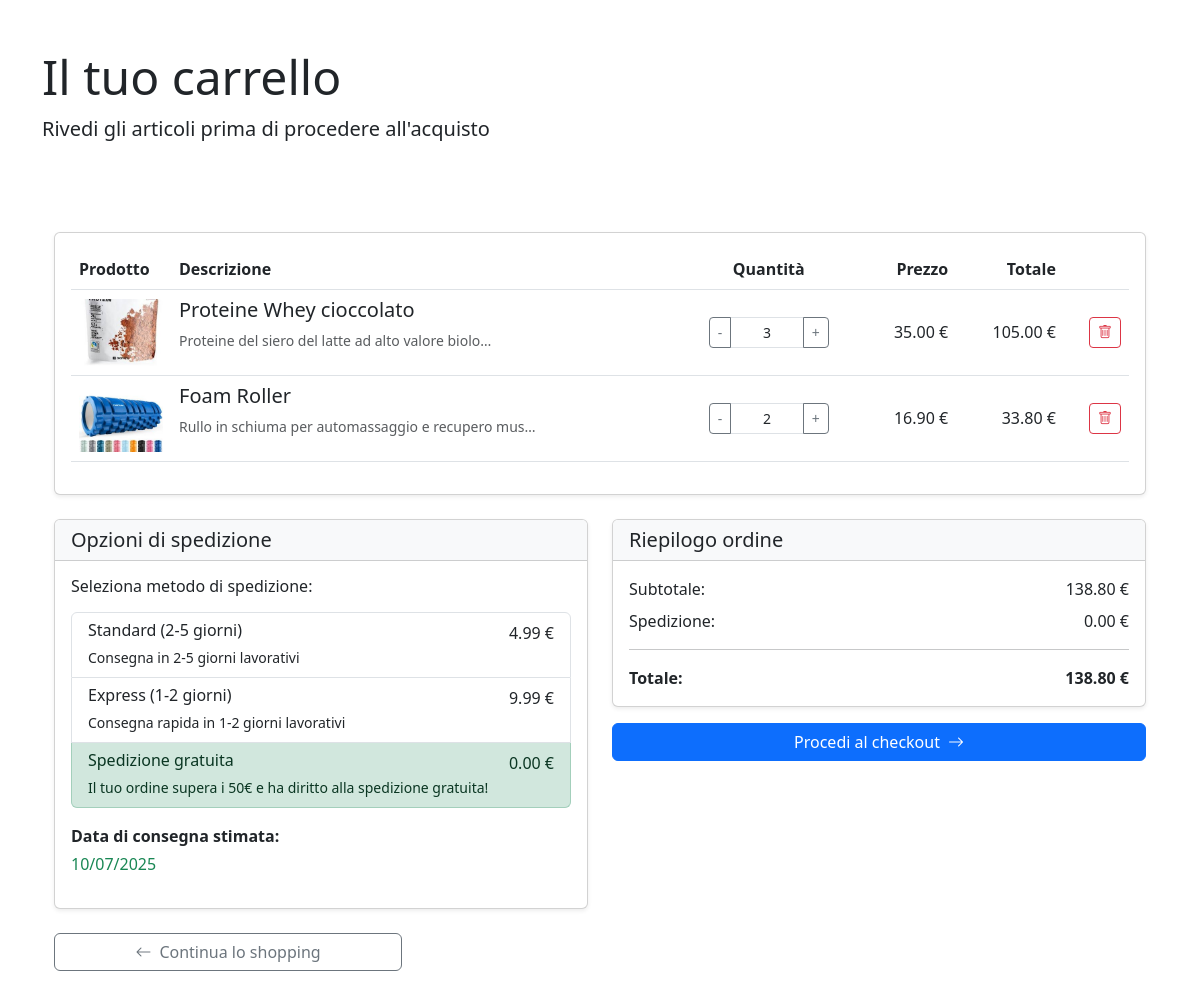
Page /core/ (signed in) on the committed database.
### core/models.py (models this page shows, shortened)
class CartItem(models.Model):
    cart = models.ForeignKey(Cart, on_delete=models.CASCADE, related_name='items')
    product = models.ForeignKey(Product, on_delete=models.CASCADE)
    quantity = models.PositiveIntegerField(default=1)
    class Meta:
        unique_together = ('cart', 'product') # Ensures a product is only once in a core
    def get_total_price(self):
        return self.quantity * self.product.price

### products/models.py (models this page shows, shortened)
class Product(models.Model):
    category = models.ManyToManyField(Category)
    name = models.CharField(max_length=200, unique=True)
    description = models.TextField(blank=True)
    price = models.DecimalField(max_digits=10, decimal_places=2)
    stock = models.PositiveIntegerField()
    available = models.BooleanField(default=True)
    created = models.DateTimeField(auto_now_add=True)
    updated = models.DateTimeField(auto_now=True)
    image = models.ImageField(upload_to='product_images/', blank=True, null=True)
    added_by = models.ForeignKey('users.CustomUser', on_delete=models.SET_NULL, related_name='products_added', null=True, blank=True)
    modified_by = models.ForeignKey('users.CustomUser', on_delete=models.SET_NULL, related_name='products_modified', null=True, blank=True)
    class Meta:
        ordering = ('name',)

### core/views.py (the view)
# urls.py: path('', view_cart, name='view_cart'),
@login_required
def view_cart(request):
    cart, created = Cart.objects.get_or_create(user=request.user)
    items = cart.items.all()
    old_shipping_method = request.session.get('shipping_method', 'standard')
    shipping_method_changed = False
    if request.method == 'POST':
        shipping_form = ShippingForm(request.POST)
        if shipping_form.is_valid():
            new_shipping_method = shipping_form.cleaned_data['shipping_method']
            if old_shipping_method != new_shipping_method:
                shipping_method_changed = True
            request.session['shipping_method'] = new_shipping_method
    else:
        shipping_form = ShippingForm(initial={'shipping_method': old_shipping_method})
    shipping_method = request.session.get('shipping_method', 'standard')
    subtotal = cart.total_price()
    shipping_cost = Decimal('4.99')
    if shipping_method == 'standard':
        shipping_cost = Decimal('4.99')
    elif shipping_method == 'express':
        shipping_cost = Decimal('9.99')
    if subtotal >= 50:
        shipping_cost = Decimal('0.00')
    total = subtotal + shipping_cost
    delivery_date_str = request.session.get('delivery_date')
    if (delivery_date_str is None or shipping_method_changed) or (subtotal >= 50):
        today = datetime.now().date()
        if shipping_method == 'express' or subtotal >= 50:
            delivery_date = today + timedelta(days=2)
        else:
            delivery_date = today + timedelta(days=5)
        formatted_delivery_date = delivery_date.strftime('%d/%m/%Y')
        request.session['delivery_date'] = formatted_delivery_date
    else:
        formatted_delivery_date = delivery_date_str
    context = {
        'cart': cart,
        'items': items,
        'shipping_form': shipping_form,
        'subtotal': subtotal,
        'shipping_cost': shipping_cost,
        'total': total,
        'delivery_date': formatted_delivery_date
    }
    request.session['checkout_data'] = {
        'subtotal': str(subtotal),
        'shipping_cost': str(shipping_cost),
        'total': str(total),
        'delivery_date': formatted_delivery_date,
        'shipping_method': shipping_method,
    }
    return render(request, 'core/view_cart.html', context)

### core/forms.py
class ShippingForm(forms.Form):
    SHIPPING_CHOICES = [
        ('standard', 'Standard (2-5 giorni): 4.99€'),
        ('express', 'Express (1-2 giorni): 9.99€'),
    ]
    shipping_method = forms.ChoiceField(
        choices=SHIPPING_CHOICES,
        widget=forms.RadioSelect,
        initial='standard',
        label='Metodo di spedizione'
    )

### core/models.py (called while the page is built)
    def total_price(self):
        return sum(item.get_total_price() for item in self.items.all())

### templates/core/view_cart.html (shortened to what this page needs)
{% extends "base.html" %}
{% block content %}
<div class="container py-5">
    <div class="row mb-4">
        <div class="col">
            <h1 class="display-5">Il tuo carrello</h1>
            <p class="lead">Rivedi gli articoli prima di procedere all'acquisto</p>
        </div>
    </div>
    <div class="container py-5">
    <div class="card shadow-sm">
        <div class="card-body">
            <div class="table-responsive">
                <table class="table align-middle">
                    <thead>
                        <tr>
                            <th scope="col" width="100">Prodotto</th>
                            <th scope="col">Descrizione</th>
                            <th scope="col" class="text-center">Quantità</th>
                            <th scope="col" class="text-end">Prezzo</th>
                            <th scope="col" class="text-end">Totale</th>
                            <th scope="col"></th>
                        </tr>
                    </thead>
                    <tbody>
                        {% for item in items %}
                        <tr>
                            <td>
                                {% if item.product.image %}
                                    <img src="{{ item.product.image.url }}" class="card-img-top" alt="{{ product.name }}">
                                {% else %}
                                    <img src='https://www.placehold.co/30x20' class="card-img-top" alt="{{ product.name }}">
                                {% endif %}
                            </td>
                            <td>
                                <h5>{{ item.product.name }}</h5>
                                <p class="text-muted small">{{ item.product.description|truncatechars:50 }}</p>
                            </td>
                            <td class="text-center">
                                <form method="post" action="{% url 'core:update_item' item.id %}" class="d-flex justify-content-center">
                                    <div class="input-group input-group-sm" style="width: 120px;">
                                        <button type="submit" name="decrease" value="1" class="btn btn-outline-secondary">-</button>
                                        <input  name="quantity" class="form-control text-center" value="{{ item.quantity }}" min="0" max="99">
                                        <button type="submit" name="increase" value="1" class="btn btn-outline-secondary">+</button>
                                    </div>
                                </form>
                            </td>
                            <td class="text-end">{{ item.product.price }} €</td>
                            <td class="text-end">{{ item.get_total_price }} €</td>
                            <td class="text-end">
                                <form method="post" action="{% url 'core:remove_item' item.id %}" class="d-inline">
                                    <button type="submit" class="btn btn-sm btn-outline-danger">
                                        <i class="bi bi-trash"></i>
                                    </button>
                                </form>
                            </td>
                        </tr>
                        {% endfor %}
                    </tbody>
                </table>
            </div>
        </div>
    </div>
    {% if cart.items.exists %}
    <div class="row mt-4">
        <div class="col-md-6">
            <div class="card shadow-sm">
                <div class="card-header bg-light">
                    <h5 class="mb-0">Opzioni di spedizione</h5>
                </div>
                <div class="card-body">
                    <h6 class="mb-3">Seleziona metodo di spedizione:</h6>
                    <div class="list-group mb-3">
                        <a href="{% url 'core:update_shipping' 'standard' %}"
                            class="list-group-item list-group-item-action {% if request.session.shipping_method == 'standard' %}active{% endif %}">
                        <div class="d-flex w-100 justify-content-between">
                            <h6 class="mb-1">Standard (2-5 giorni)</h6>
                        <span>4.99 €</span>
                        </div>
                        <small>Consegna in 2-5 giorni lavorativi</small>
                        </a>
                        <a href="{% url 'core:update_shipping' 'express' %}"
                           class="list-group-item list-group-item-action {% if request.session.shipping_method == 'express' %}active{% endif %}">
                            <div class="d-flex w-100 justify-content-between">
                                <h6 class="mb-1">Express (1-2 giorni)</h6>
                                <span>9.99 €</span>
                            </div>
                            <small>Consegna rapida in 1-2 giorni lavorativi</small>
                        </a>
                        {% if subtotal >= 50 %}
                        <div class="list-group-item list-group-item-success">
                            <div class="d-flex w-100 justify-content-between">
                                <h6 class="mb-1">Spedizione gratuita</h6>
                                <span>0.00 €</span>
                            </div>
                            <small>Il tuo ordine supera i 50€ e ha diritto alla spedizione gratuita!</small>
                        </div>
                        {% else %}
                            <div class="alert alert-info mb-3">
                                Spedizione gratuita per ordini superiori a 50€.
                            </div>
                        {% endif %}
                        </div>
                        <div class="mt-3">
                            <p class="mb-1"><strong>Data di consegna stimata:</strong></p>
                            <p class="text-success">{{ delivery_date }}</p>
                        </div>
                    </div>
                </div>
            </div>
        <div class="col-md-6">
            <div class="card shadow-sm">
                <div class="card-header bg-light">
                    <h5 class="mb-0">Riepilogo ordine</h5>
                </div>
                <div class="card-body">
                    <div class="d-flex justify-content-between mb-2">
                        <span>Subtotale:</span>
                        <span>{{ subtotal }} €</span>
                    </div>
                    <div class="d-flex justify-content-between mb-2">
                        <span>Spedizione:</span>
                        <span>{{ shipping_cost }} €</span>
                    </div>
                    <hr>
                    <div class="d-flex justify-content-between mb-0">
                        <strong>Totale:</strong>
                        <strong>{{ total }} €</strong>
                    </div>
                </div>
            </div>
            <div class="d-grid gap-2 mt-3">
                <a href="{% url 'core:checkout' %}" class="btn btn-primary">
                    Procedi al checkout<i class="bi bi-arrow-right ms-2"></i>
                </a>
            </div>
        </div>
    </div>
    <div class="row mt-4">
        <div class="col-md-4">
            <a href="{% url 'users:user_home_page' %}" class="btn btn-outline-secondary w-100">
                <i class="bi bi-arrow-left me-2"></i>Continua lo shopping
            </a>
        </div>
    </div>
    {% endif %}
</div>
{% endblock %}

### rows in the picture
CartItem: product.image (picture), product.name "Proteine Whey cioccolato", product.description "Proteine del siero del latte ad alto valore biolo…", quantity "3", product.price "35.00", get_total_price "105.00"
CartItem: product.image (picture), product.name "Foam Roller", product.description "Rullo in schiuma per automassaggio e recupero mus…", quantity "2", product.price "16.90", get_total_price "33.80"

### other values in the picture
{{ delivery_date }} "10/07/2025"
{{ subtotal }} "138.80"
{{ shipping_cost }} "0.00"
{{ total }} "138.80"
